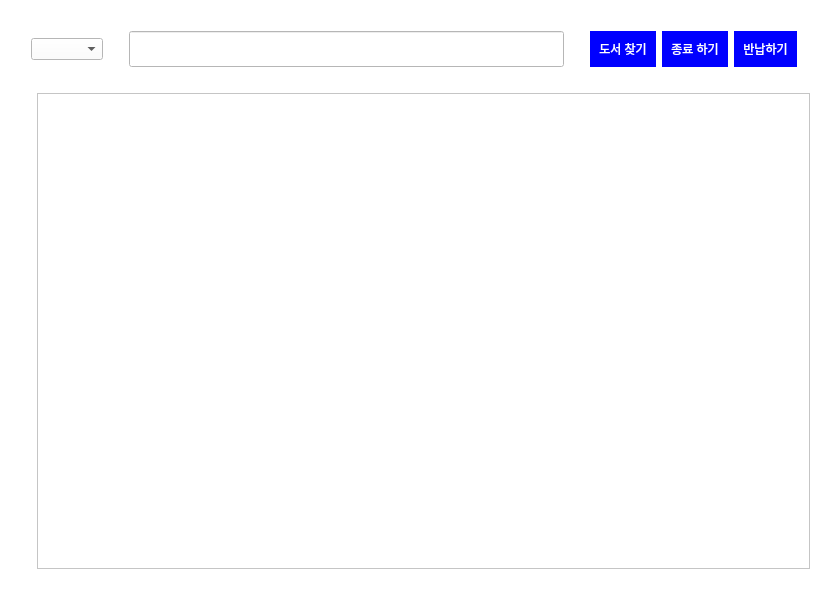
<?xml version="1.0" encoding="UTF-8"?>
<ui version="4.0">
 <class>library_find</class>
 <widget class="QWidget" name="library_find">
  <property name="geometry">
   <rect>
    <x>0</x>
    <y>0</y>
    <width>828</width>
    <height>600</height>
   </rect>
  </property>
  <property name="windowTitle">
   <string>Form</string>
  </property>
  <property name="styleSheet">
   <string notr="true">background-color : white;
opacity : 2;</string>
  </property>
  <layout class="QGridLayout" name="gridLayout">
   <item row="0" column="0">
    <spacer name="verticalSpacer_3">
     <property name="orientation">
      <enum>Qt::Vertical</enum>
     </property>
     <property name="sizeType">
      <enum>QSizePolicy::Fixed</enum>
     </property>
     <property name="sizeHint" stdset="0">
      <size>
       <width>20</width>
       <height>20</height>
      </size>
     </property>
    </spacer>
   </item>
   <item row="1" column="0" colspan="3">
    <layout class="QHBoxLayout" name="horizontalLayout">
     <item>
      <spacer name="horizontalSpacer_5">
       <property name="orientation">
        <enum>Qt::Horizontal</enum>
       </property>
       <property name="sizeType">
        <enum>QSizePolicy::Fixed</enum>
       </property>
       <property name="sizeHint" stdset="0">
        <size>
         <width>20</width>
         <height>20</height>
        </size>
       </property>
      </spacer>
     </item>
     <item>
      <widget class="QComboBox" name="comboBox">
       <property name="styleSheet">
        <string notr="true">font: 75 10pt &quot;맑은 고딕&quot;;</string>
       </property>
      </widget>
     </item>
     <item>
      <spacer name="horizontalSpacer">
       <property name="orientation">
        <enum>Qt::Horizontal</enum>
       </property>
       <property name="sizeType">
        <enum>QSizePolicy::Fixed</enum>
       </property>
       <property name="sizeHint" stdset="0">
        <size>
         <width>20</width>
         <height>20</height>
        </size>
       </property>
      </spacer>
     </item>
     <item>
      <widget class="QLineEdit" name="lineEdit">
       <property name="sizePolicy">
        <sizepolicy hsizetype="Expanding" vsizetype="Minimum">
         <horstretch>0</horstretch>
         <verstretch>0</verstretch>
        </sizepolicy>
       </property>
       <property name="styleSheet">
        <string notr="true">font: 75 10pt &quot;맑은 고딕&quot;;</string>
       </property>
      </widget>
     </item>
     <item>
      <spacer name="horizontalSpacer_2">
       <property name="orientation">
        <enum>Qt::Horizontal</enum>
       </property>
       <property name="sizeType">
        <enum>QSizePolicy::Fixed</enum>
       </property>
       <property name="sizeHint" stdset="0">
        <size>
         <width>20</width>
         <height>20</height>
        </size>
       </property>
      </spacer>
     </item>
     <item>
      <widget class="QPushButton" name="pushButton">
       <property name="styleSheet">
        <string notr="true">border : 4px solid;
border-color : blue;
border-radius : 20px;
padding : 5px;

background-color : blue;
color: rgb(255, 255, 255);

font: 75 10pt &quot;맑은 고딕&quot;;</string>
       </property>
       <property name="text">
        <string>도서 찾기</string>
       </property>
      </widget>
     </item>
     <item>
      <widget class="QPushButton" name="pushButton_2">
       <property name="styleSheet">
        <string notr="true">border : 4px solid;
border-color : blue;
border-radius : 20px;
padding : 5px;

background-color : blue;
color: rgb(255, 255, 255);

font: 75 10pt &quot;맑은 고딕&quot;;</string>
       </property>
       <property name="text">
        <string>종료 하기</string>
       </property>
      </widget>
     </item>
     <item>
      <widget class="QPushButton" name="pushButton_3">
       <property name="styleSheet">
        <string notr="true">border : 4px solid;
border-color : blue;
border-radius : 20px;
padding : 5px;

background-color : blue;
color: rgb(255, 255, 255);

font: 75 10pt &quot;맑은 고딕&quot;;</string>
       </property>
       <property name="text">
        <string>반납하기</string>
       </property>
      </widget>
     </item>
     <item>
      <spacer name="horizontalSpacer_6">
       <property name="orientation">
        <enum>Qt::Horizontal</enum>
       </property>
       <property name="sizeType">
        <enum>QSizePolicy::Fixed</enum>
       </property>
       <property name="sizeHint" stdset="0">
        <size>
         <width>20</width>
         <height>20</height>
        </size>
       </property>
      </spacer>
     </item>
    </layout>
   </item>
   <item row="2" column="0">
    <spacer name="verticalSpacer">
     <property name="orientation">
      <enum>Qt::Vertical</enum>
     </property>
     <property name="sizeType">
      <enum>QSizePolicy::Fixed</enum>
     </property>
     <property name="sizeHint" stdset="0">
      <size>
       <width>20</width>
       <height>20</height>
      </size>
     </property>
    </spacer>
   </item>
   <item row="3" column="0">
    <spacer name="horizontalSpacer_3">
     <property name="orientation">
      <enum>Qt::Horizontal</enum>
     </property>
     <property name="sizeType">
      <enum>QSizePolicy::Fixed</enum>
     </property>
     <property name="sizeHint" stdset="0">
      <size>
       <width>1</width>
       <height>20</height>
      </size>
     </property>
    </spacer>
   </item>
   <item row="3" column="1">
    <widget class="QTableView" name="tableView">
     <property name="styleSheet">
      <string notr="true">
font: 75 10pt &quot;맑은 고딕&quot;;

border-color: rgb(0, 0, 0);</string>
     </property>
    </widget>
   </item>
   <item row="3" column="2">
    <spacer name="horizontalSpacer_4">
     <property name="orientation">
      <enum>Qt::Horizontal</enum>
     </property>
     <property name="sizeType">
      <enum>QSizePolicy::Fixed</enum>
     </property>
     <property name="sizeHint" stdset="0">
      <size>
       <width>1</width>
       <height>20</height>
      </size>
     </property>
    </spacer>
   </item>
   <item row="4" column="0">
    <spacer name="verticalSpacer_2">
     <property name="orientation">
      <enum>Qt::Vertical</enum>
     </property>
     <property name="sizeType">
      <enum>QSizePolicy::Fixed</enum>
     </property>
     <property name="sizeHint" stdset="0">
      <size>
       <width>20</width>
       <height>20</height>
      </size>
     </property>
    </spacer>
   </item>
  </layout>
 </widget>
 <resources/>
 <connections/>
</ui>
